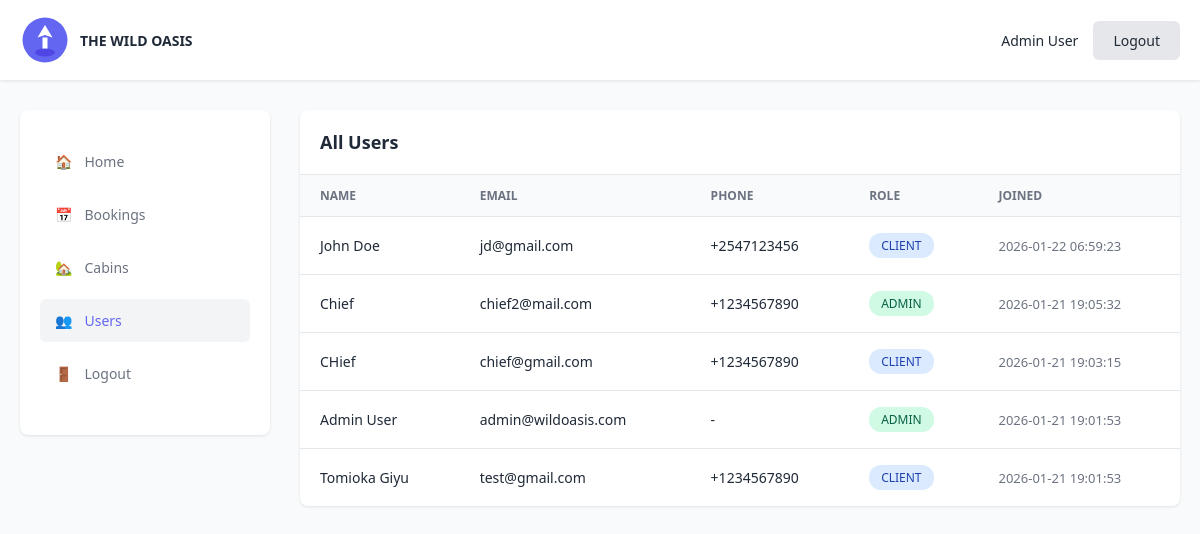
Page /admin/users (signed in) on the committed database.
### tables this page shows
CREATE TABLE users (
    id INTEGER PRIMARY KEY AUTOINCREMENT,
    name TEXT NOT NULL,
    email TEXT UNIQUE NOT NULL,
    password TEXT NOT NULL,
    phone TEXT,
    national_id TEXT,
    role TEXT NOT NULL DEFAULT 'client', -- 'client' or 'admin'
    created_at TIMESTAMP DEFAULT CURRENT_TIMESTAMP
);

### app.py (the view)
@app.route('/admin/users')
@admin_required
def admin_users():
    db = get_db()
    users = db.execute('SELECT * FROM users ORDER BY created_at DESC').fetchall()
    return render_template('admin_users.html', users=users)

### app.py (called while the page is built)
def get_db():
    db = sqlite3.connect(DATABASE)
    db.row_factory = sqlite3.Row
    return db

def admin_required(f):
    @wraps(f)
    def decorated_function(*args, **kwargs):
        if 'user_id' not in session or session.get('role') != 'admin':
            flash('Access denied. Admin privileges required.')
            return redirect(url_for('login'))
        return f(*args, **kwargs)
    return decorated_function

### templates/admin_users.html
{% extends "base.html" %}
{% block content %}
<div class="layout">
    <aside class="sidebar">
        <ul class="sidebar-menu">
            <li><a href="{{ url_for('admin_dashboard') }}">
                <span>🏠</span> Home
            </a></li>
            <li><a href="{{ url_for('admin_bookings') }}">
                <span>📅</span> Bookings
            </a></li>
            <li><a href="{{ url_for('admin_cabins') }}">
                <span>🏡</span> Cabins
            </a></li>
            <li><a href="{{ url_for('admin_users') }}" class="active">
                <span>👥</span> Users
            </a></li>
            <li><a href="{{ url_for('logout') }}">
                <span>🚪</span> Logout
            </a></li>
        </ul>
    </aside>
    <main class="main-content">
        <div class="table-container">
            <div class="table-header">
                <h2>All Users</h2>
            </div>
            {% if users %}
            <table>
                <thead>
                    <tr>
                        <th>NAME</th>
                        <th>EMAIL</th>
                        <th>PHONE</th>
                        <th>ROLE</th>
                        <th>JOINED</th>
                    </tr>
                </thead>
                <tbody>
                    {% for user in users %}
                    <tr>
                        <td>{{ user['name'] }}</td>
                        <td>{{ user['email'] }}</td>
                        <td>{{ user['phone'] or '-' }}</td>
                        <td>
                            <span class="badge badge-{{ 'checked-in' if user['role'] == 'admin' else 'unconfirmed' }}">
                                {{ user['role'].upper() }}
                            </span>
                        </td>
                        <td style="font-size: 13px; color: #6b7280;">{{ user['created_at'] }}</td>
                    </tr>
                    {% endfor %}
                </tbody>
            </table>
            {% else %}
            <div style="padding: 40px; text-align: center; color: #6b7280;">
                No users found
            </div>
            {% endif %}
        </div>
    </main>
</div>
{% endblock %}

### templates/base.html (shortened to what this page needs)
<!DOCTYPE html>
<html lang="en">
<head>
</head>
<body>
    {% if session.user_id %}
    <div class="header">
        <div class="header-content">
            <div class="logo">
                <svg width="50" height="50" viewBox="0 0 100 100">
                    <circle cx="50" cy="50" r="45" fill="#6366f1"/>
                    <path d="M50 20 L35 45 L50 40 L65 45 Z" fill="white"/>
                    <rect x="45" y="45" width="10" height="25" fill="white"/>
                    <ellipse cx="50" cy="75" rx="20" ry="8" fill="#4f46e5"/>
                </svg>
                <div>
                    <div style="font-weight: 700;">THE WILD OASIS</div>
                </div>
            </div>
            <div class="user-info">
                <span class="user-name">{{ session.name }}</span>
                <a href="{{ url_for('logout') }}" class="btn btn-secondary">Logout</a>
            </div>
        </div>
    </div>
    {% endif %}
    {% block content %}{% endblock %}
</body>
</html>

### templates/base.html (style rules this page uses)
* { margin: 0; padding: 0; box-sizing: border-box; }
body { font-family: 'Segoe UI', Tahoma, Geneva, Verdana, sans-serif; background-color: #f9fafb; color: #1f2937; }
.header { background-color: #ffffff; box-shadow: 0 1px 3px rgba(0, 0, 0, 0.1); padding: 15px 0; margin-bottom: 30px; }
.header-content { max-width: 1200px; margin: 0 auto; padding: 0 20px; display: flex; justify-content: space-between; align-items: center; }
.logo { display: flex; align-items: center; gap: 10px; font-size: 14px; font-weight: 600; color: #1f2937; }
.user-info { display: flex; align-items: center; gap: 15px; }
.user-name { font-size: 14px; color: #1f2937; }
.btn { padding: 10px 20px; border: none; border-radius: 6px; font-size: 14px; cursor: pointer; text-decoration: none; display: inline-block; transition: all 0.2s; }
.btn-secondary { background-color: #e5e7eb; color: #1f2937; }
.layout { display: flex; gap: 30px; max-width: 1200px; margin: 0 auto; padding: 0 20px; }
.sidebar { width: 250px; background-color: #ffffff; padding: 30px 20px; border-radius: 8px; box-shadow: 0 1px 3px rgba(0, 0, 0, 0.1); height: fit-content; }
.sidebar-menu { list-style: none; }
.sidebar-menu li { margin-bottom: 10px; }
.sidebar-menu a { display: flex; align-items: center; gap: 12px; padding: 12px 15px; color: #6b7280; text-decoration: none; border-radius: 6px; transition: all 0.2s; font-size: 14px; }
.sidebar-menu a:hover, .sidebar-menu a.active { background-color: #f3f4f6; color: #6366f1; }
.main-content { flex: 1; }
.table-container { background-color: #ffffff; border-radius: 8px; box-shadow: 0 1px 3px rgba(0, 0, 0, 0.1); overflow: hidden; margin-bottom: 30px; }
.table-header { padding: 20px; border-bottom: 1px solid #e5e7eb; display: flex; justify-content: space-between; align-items: center; }
.table-header h2 { font-size: 18px; font-weight: 600; color: #1f2937; }
table { width: 100%; border-collapse: collapse; }
thead { background-color: #f9fafb; }
th { padding: 12px 20px; text-align: left; font-size: 12px; font-weight: 600; color: #6b7280; text-transform: uppercase; }
td { padding: 16px 20px; border-top: 1px solid #e5e7eb; font-size: 14px; color: #1f2937; }
.badge { padding: 4px 12px; border-radius: 12px; font-size: 12px; font-weight: 500; display: inline-block; }
.badge-unconfirmed { background-color: #dbeafe; color: #1e40af; }
.badge-checked-in { background-color: #d1fae5; color: #065f46; }

### rows in the picture
users: name "Admin User", email "admin@wildoasis.com", user "-", role "ADMIN", created_at "2026-01-21 19:01:53"
users: name "John Doe", email "jd@gmail.com", phone "+2547123456", role "CLIENT", created_at "2026-01-22 06:59:23"
users: name "Chief", email "chief2@mail.com", phone "+1234567890", role "ADMIN", created_at "2026-01-21 19:05:32"
users: name "CHief", email "chief@gmail.com", phone "+1234567890", role "CLIENT", created_at "2026-01-21 19:03:15"
users: name "Tomioka Giyu", email "test@gmail.com", phone "+1234567890", role "CLIENT", created_at "2026-01-21 19:01:53"
